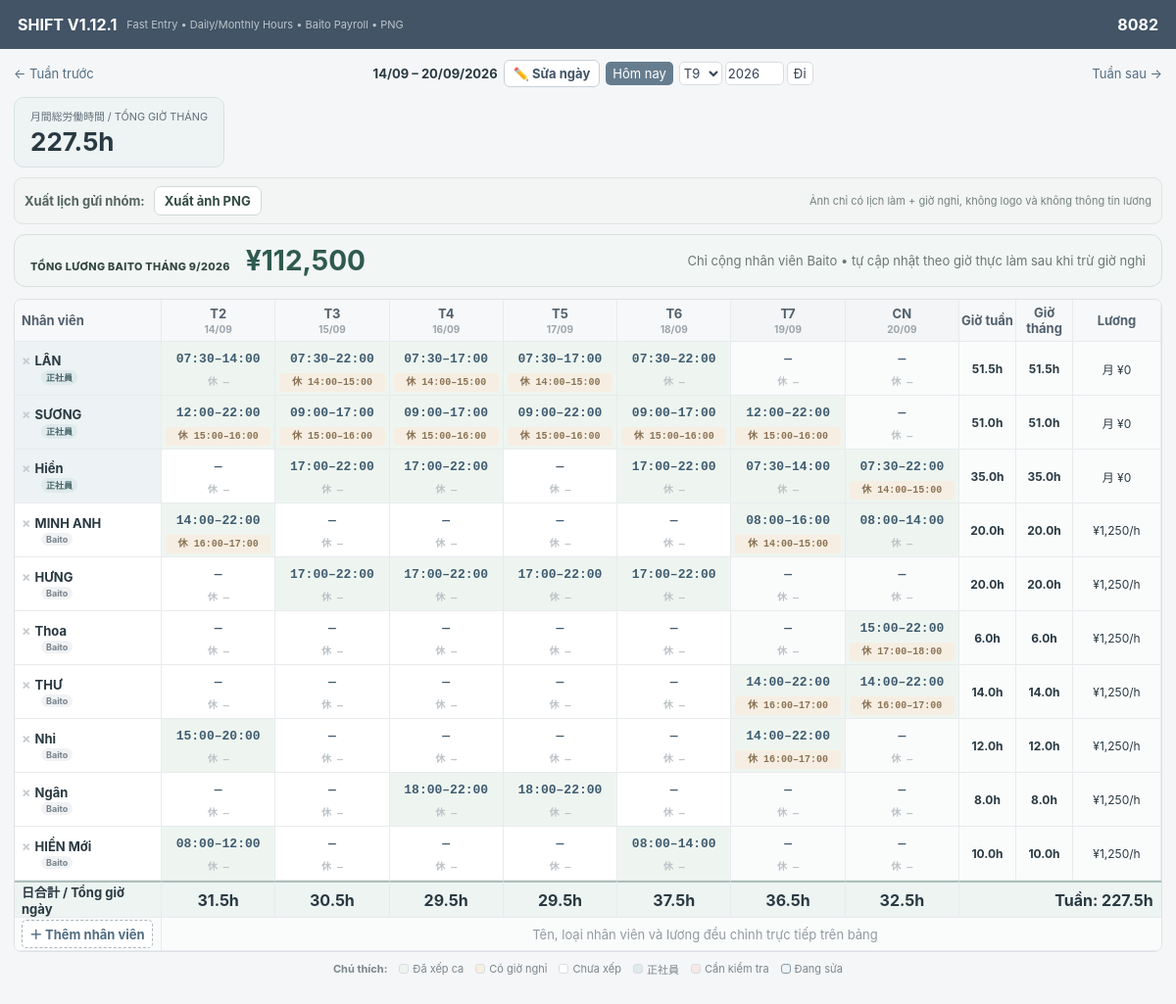
The page / on the database its author committed.
### tables this page shows
CREATE TABLE staff(id INTEGER PRIMARY KEY,name TEXT NOT NULL,active INTEGER DEFAULT 1,staff_type TEXT DEFAULT 'baito',pay_type TEXT DEFAULT 'hourly',hourly_rate INTEGER DEFAULT 1250,monthly_salary INTEGER DEFAULT 0,sort_order INTEGER DEFAULT 0);

CREATE TABLE shifts(id INTEGER PRIMARY KEY,staff_id INTEGER,work_date TEXT,start TEXT,end TEXT,break_min INTEGER DEFAULT 0,break_start TEXT,break_end TEXT,UNIQUE(staff_id,work_date));

### app.py (the view)
@app.route('/')
def index():
 m=monday(request.args.get('week'));days=[m+timedelta(days=i) for i in range(7)];c=db();staff=c.execute('select * from staff where active=1 order by sort_order,id').fetchall();rows=c.execute('select * from shifts where work_date between ? and ?',(str(days[0]),str(days[-1]))).fetchall();# Monthly totals for the month containing the week start.
 month_start=m.replace(day=1)
 if m.month==12: month_end=date(m.year+1,1,1)-timedelta(days=1)
 else: month_end=date(m.year,m.month+1,1)-timedelta(days=1)
 month_rows=c.execute('select * from shifts where work_date between ? and ?',(str(month_start),str(month_end))).fetchall()
 c.close();sm={(r['staff_id'],r['work_date']):r for r in rows}
 totals={s['id']:sum(hours(sm.get((s['id'],str(d)))) for d in days) for s in staff}
 monthly_totals={s['id']:sum(hours(r) for r in month_rows if r['staff_id']==s['id']) for s in staff}
 pay={s['id']:(round(monthly_totals[s['id']]*(s['hourly_rate'] or 0)) if s['pay_type']=='hourly' else (s['monthly_salary'] or 0)) for s in staff}
 baito_monthly_pay=sum(round(monthly_totals[s['id']]*(s['hourly_rate'] or 0)) for s in staff if s['staff_type']=='baito')
 daily_totals={str(d):sum(hours(sm.get((s['id'],str(d)))) for s in staff) for d in days}
 monthly_all_hours=sum(monthly_totals.values())
 return render_template('index.html',staff=staff,days=days,sm=sm,totals=totals,monthly_totals=monthly_totals,pay=pay,baito_monthly_pay=baito_monthly_pay,daily_totals=daily_totals,monthly_all_hours=monthly_all_hours,prev=m-timedelta(days=7),nxt=m+timedelta(days=7),current_month=m.month,current_year=m.year)

### app.py (called while the page is built)
def db():
 c=sqlite3.connect(DB); c.row_factory=sqlite3.Row; return c

def monday(s=None):
 d=datetime.strptime(s,'%Y-%m-%d').date() if s else date.today();return d-timedelta(days=d.weekday())

def hdiff(a,b):
 if not a or not b:return 0
 x=datetime.strptime(a,'%H:%M');y=datetime.strptime(b,'%H:%M');return max(0,(y-x).seconds/3600)

def hours(r):
 if not r:return 0
 br=hdiff(r['break_start'],r['break_end']) if r['break_start'] and r['break_end'] else 0
 return max(0,hdiff(r['start'],r['end'])-br)

### templates/index.html (shortened to what this page needs)
<!doctype html><html lang="vi"><head><meta charset="utf-8"><meta name="viewport" content="width=device-width,initial-scale=1"><title>SHIFT V1.12.1 Export Fix</title><link rel="stylesheet" href="/static/style.css"></head><body>
<header><div><b>SHIFT V1.12.1</b><span>Fast Entry • Daily/Monthly Hours • Baito Payroll • PNG</span></div><b>8082</b></header><main>
<div class="toolbar"><a href="/?week={{prev}}">← Tuần trước</a><div class="date-tools"><strong>{{days[0].strftime('%d/%m')}} – {{days[-1].strftime('%d/%m/%Y')}}</strong><button type="button" id="changeWeekBtn" class="change-week-btn">✏️ Sửa ngày</button><a class="today" href="/">Hôm nay</a><form id="jumpForm"><select id="jumpMonth">{% for m in range(1,13) %}<option value="{{m}}" {% if m==current_month %}selected{% endif %}>T{{m}}</option>{% endfor %}</select><input id="jumpYear" type="number" value="{{current_year}}"><button>Đi</button></form></div><a href="/?week={{nxt}}">Tuần sau →</a></div>
<div class="month-kpis"><div><small>月間総労働時間 / TỔNG GIỜ THÁNG</small><strong>{{'%.1f'|format(monthly_all_hours)}}h</strong></div></div><div class="exportbar"><b>Xuất lịch gửi nhóm:</b><a href="#" id="exportPng">Xuất ảnh PNG</a><span>Ảnh chỉ có lịch làm + giờ nghỉ, không logo và không thông tin lương</span></div><div class="payroll-summary"><div><small>TỔNG LƯƠNG BAITO THÁNG {{current_month}}/{{current_year}}</small><strong>¥{{'{:,}'.format(baito_monthly_pay)}}</strong></div><span>Chỉ cộng nhân viên Baito • tự cập nhật theo giờ thực làm sau khi trừ giờ nghỉ</span></div><div class="tablewrap"><table><thead><tr><th>Nhân viên</th>{% for d in days %}<th class="{% if loop.index0>=5 %}weekend{% endif %}">{{['T2','T3','T4','T5','T6','T7','CN'][loop.index0]}}<small>{{d.strftime('%d/%m')}}</small></th>{% endfor %}<th class="sumcol">Giờ tuần</th><th class="sumcol">Giờ tháng</th><th class="ratecol">Lương</th><th class="paycol">Dự kiến</th></tr></thead><tbody>
{% for s in staff %}<tr class="staff-row" data-staff-id="{{s.id}}"><th class="staff {% if s.staff_type=='fulltime' %}fulltime-staff{% endif %}"><button class="del" data-id="{{s.id}}">×</button><span class="staffname" draggable="true" title="Giữ tên và kéo để đổi vị trí" data-id="{{s.id}}">{{s.name}}</span><button class="badge staffedit" data-id="{{s.id}}" data-type="{{s.staff_type}}" data-paytype="{{s.pay_type}}" data-hourly="{{s.hourly_rate}}" data-monthly="{{s.monthly_salary}}">{{'正社員' if s.staff_type=='fulltime' else 'Baito'}}</button></th>{% for d in days %}{% set r=sm.get((s.id,d|string)) %}<td class="shift {% if r %}has-shift{% endif %} {% if loop.index0>=5 %}weekend-cell{% endif %}" data-id="{{s.id}}" data-date="{{d}}" data-start="{{r.start if r else ''}}" data-end="{{r.end if r else ''}}" data-bs="{{r.break_start if r and r.break_start else ''}}" data-be="{{r.break_end if r and r.break_end else ''}}"><div class="work">{{(r.start ~ '–' ~ r.end) if r else '—'}}</div>{% if r and r.break_start and r.break_end %}<div class="break">休 {{r.break_start}}–{{r.break_end}}</div>{% else %}<div class="break empty">休 —</div>{% endif %}</td>{% endfor %}<td class="total"><b>{{'%.1f'|format(totals[s.id])}}h</b></td><td class="total monthly"><b>{{'%.1f'|format(monthly_totals[s.id])}}h</b></td><td class="rate">{% if s.pay_type=='hourly' %}¥{{'{:,}'.format(s.hourly_rate or 0)}}/h{% else %}月 ¥{{'{:,}'.format(s.monthly_salary or 0)}}{% endif %}</td><td class="pay"><b>¥{{'{:,}'.format(pay[s.id])}}</b></td></tr>{% endfor %}
<tr class="daily-total-row"><th>日合計 / Tổng giờ ngày</th>{% for d in days %}<td><b>{{'%.1f'|format(daily_totals[d|string])}}h</b></td>{% endfor %}<td colspan="4"><b>Tuần: {{'%.1f'|format(daily_totals.values()|sum)}}h</b></td></tr><tr class="addrow"><th><button id="addStaff">＋ Thêm nhân viên</button></th><td colspan="11">Tên, loại nhân viên và lương đều chỉnh trực tiếp trên bảng</td></tr></tbody></table></div>
<div class="legend"><b>Chú thích:</b><span><i class="lg green"></i>Đã xếp ca</span><span><i class="lg orange"></i>Có giờ nghỉ</span><span><i class="lg gray"></i>Chưa xếp</span><span><i class="lg ft"></i>正社員</span><span><i class="lg red"></i>Cần kiểm tra</span><span><i class="lg blue"></i>Đang sửa</span></div><div id="status"></div></main>
</body></html>

### rows shown on the page
staff: name "LÂN", staff_type "正社員", start "—" "—", totals "51.5", monthly_totals "51.5", monthly_salary "0"
shifts: start+end "07:30–14:00"
shifts: start+end "07:30–22:00", break_start "14:00", break_end "15:00"
shifts: start+end "07:30–17:00", break_start "14:00", break_end "15:00"
shifts: start+end "07:30–17:00", break_start "14:00", break_end "15:00"
shifts: start+end "07:30–22:00"
staff: name "SƯƠNG", staff_type "正社員", start "—", totals "51.0", monthly_totals "51.0", monthly_salary "0"
shifts: start+end "12:00–22:00", break_start "15:00", break_end "16:00"
shifts: start+end "09:00–17:00", break_start "15:00", break_end "16:00"
shifts: start+end "09:00–17:00", break_start "15:00", break_end "16:00"
shifts: start+end "09:00–22:00", break_start "15:00", break_end "16:00"
shifts: start+end "09:00–17:00", break_start "15:00", break_end "16:00"
shifts: start+end "12:00–22:00", break_start "15:00", break_end "16:00"
staff: name "Hiền", staff_type "正社員", start "—" "—", totals "35.0", monthly_totals "35.0", monthly_salary "0"
shifts: start+end "17:00–22:00"
shifts: start+end "17:00–22:00"
shifts: start+end "17:00–22:00"
shifts: start+end "07:30–14:00"
shifts: start+end "07:30–22:00", break_start "14:00", break_end "15:00"
staff: name "MINH ANH", staff_type "Baito", start "—" "—" "—" "—", totals "20.0", monthly_totals "20.0", hourly_rate "1,250"
shifts: start+end "14:00–22:00", break_start "16:00", break_end "17:00"
shifts: start+end "08:00–16:00", break_start "14:00", break_end "15:00"
shifts: start+end "08:00–14:00"
staff: name "HƯNG", staff_type "Baito", start "—" "—" "—", totals "20.0", monthly_totals "20.0", hourly_rate "1,250"
shifts: start+end "17:00–22:00"
shifts: start+end "17:00–22:00"
shifts: start+end "17:00–22:00"
shifts: start+end "17:00–22:00"
staff: name "Thoa", staff_type "Baito", start "—" "—" "—" "—" "—" "—", totals "6.0", monthly_totals "6.0", hourly_rate "1,250"
shifts: start+end "15:00–22:00", break_start "17:00", break_end "18:00"
staff: name "THƯ", staff_type "Baito", start "—" "—" "—" "—" "—", totals "14.0", monthly_totals "14.0", hourly_rate "1,250"
shifts: start+end "14:00–22:00", break_start "16:00", break_end "17:00"
shifts: start+end "14:00–22:00", break_start "16:00", break_end "17:00"
staff: name "Nhi", staff_type "Baito", start "—" "—" "—" "—" "—", totals "12.0", monthly_totals "12.0", hourly_rate "1,250"
shifts: start+end "15:00–20:00"
shifts: start+end "14:00–22:00", break_start "16:00", break_end "17:00"
staff: name "Ngân", staff_type "Baito", start "—" "—" "—" "—" "—", totals "8.0", monthly_totals "8.0", hourly_rate "1,250"
shifts: start+end "18:00–22:00"
shifts: start+end "18:00–22:00"
staff: name "HIỀN Mới", staff_type "Baito", start "—" "—" "—" "—" "—", totals "10.0", monthly_totals "10.0", hourly_rate "1,250"
shifts: start+end "08:00–12:00"
shifts: start+end "08:00–14:00"

### other values the page prints
{{ days[0].strftime('%d/%m') }} "14/09"
{{ days[-1].strftime('%d/%m/%Y') }} "20/09/2026"
{{ '%.1f'|format(monthly_all_hours) }} "227.5"
{{ current_month }} "9"
{{ current_year }} "2026"
{{ '{:,}'.format(baito_monthly_pay) }} "112,500"
{{ ['T2','T3','T4','T5','T6','T7','CN'][loop.index0] }} "T2" "T3" "T4" "T5" "T6" "T7" "CN"
{{ d.strftime('%d/%m') }} "14/09" "15/09" "16/09" "17/09" "18/09" "19/09" "20/09"
{{ '%.1f'|format(daily_totals[d|string]) }} "31.5" "30.5" "29.5" "29.5" "37.5" "36.5" "32.5"
{{ '%.1f'|format(daily_totals.values()|sum) }} "227.5"
